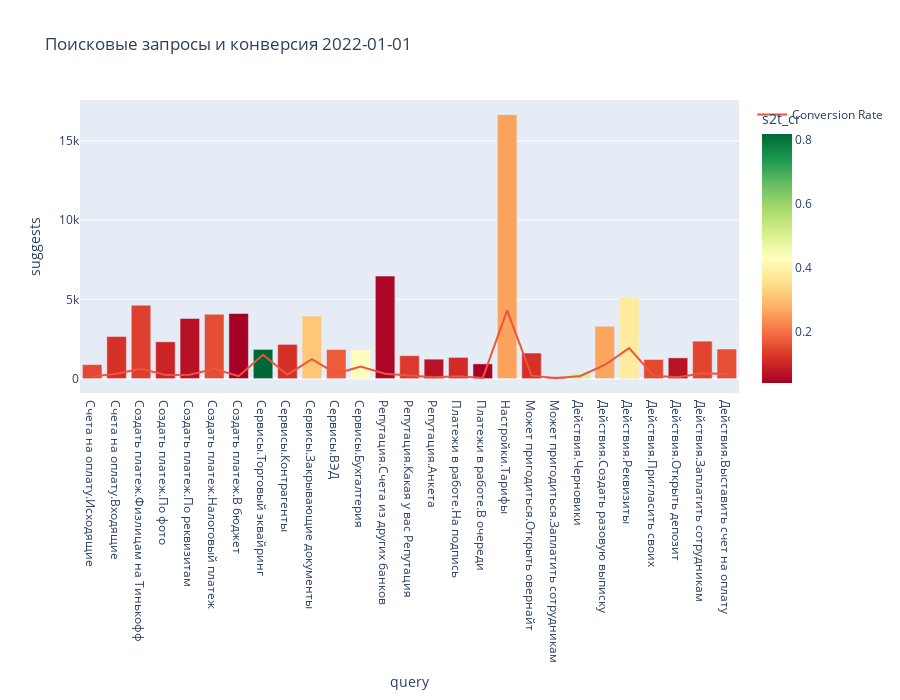
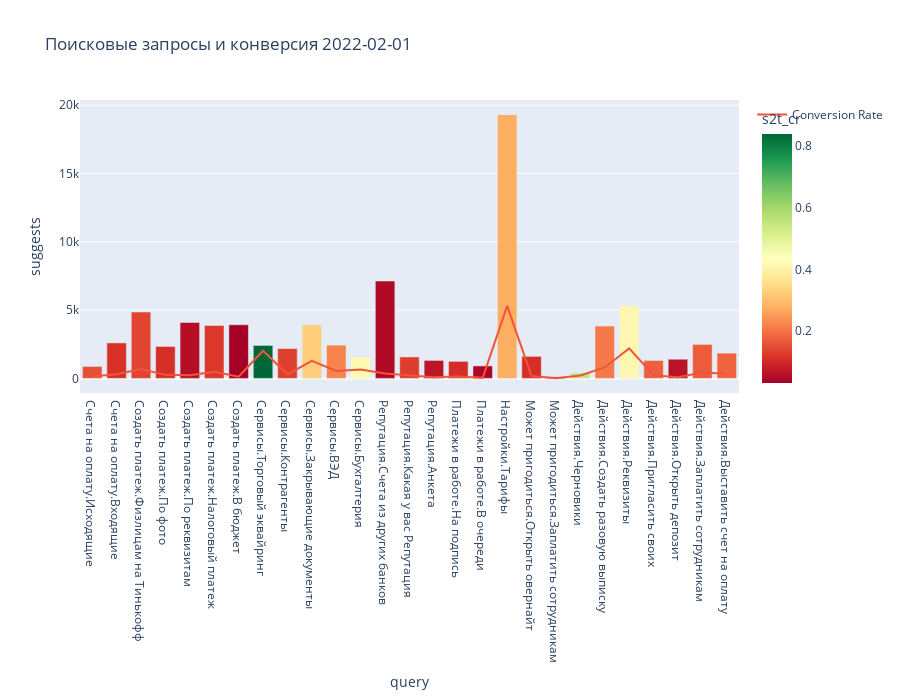
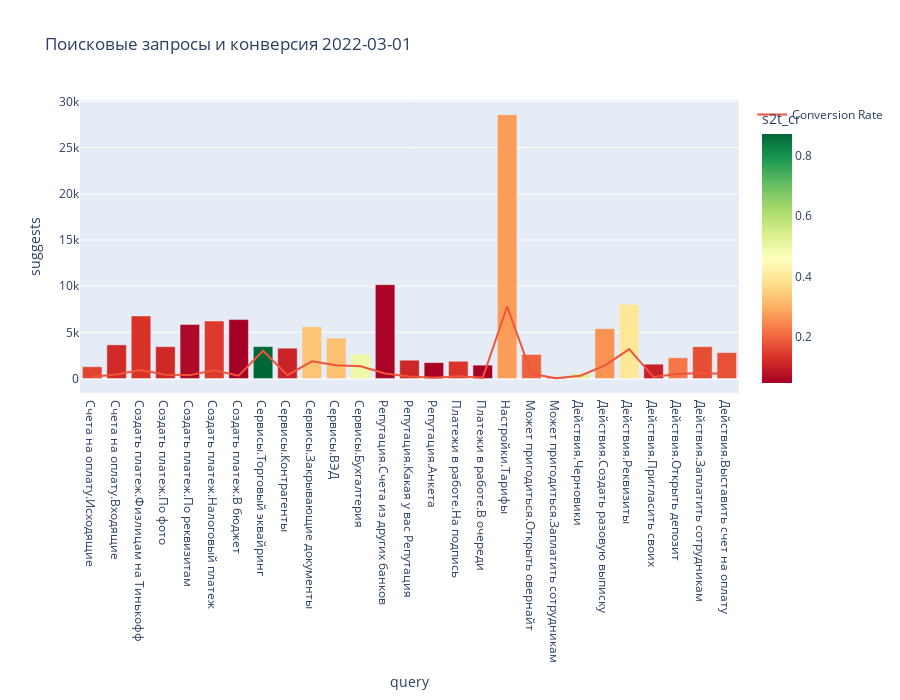
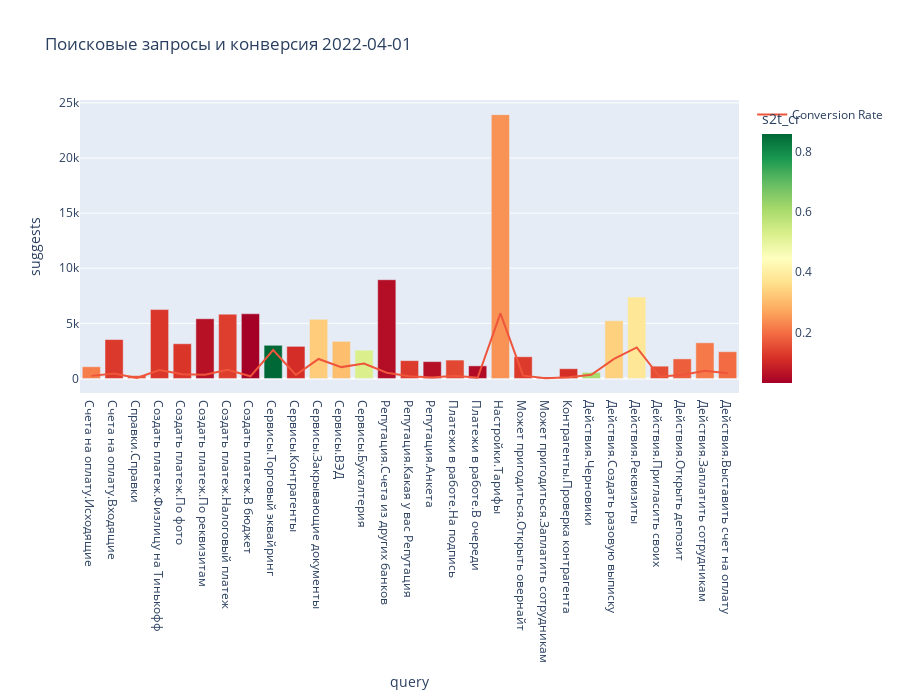

The code cell stored with these charts, in order, in its notebook:
### Code cell
for m in months:
    
    df_i = query[(query['month_dt']==m)&(query['suggests']>50)]
    
    fig = px.bar(df_i, x="query", y="suggests",
                 color="s2t_cr",
                 color_continuous_scale=px.colors.diverging.RdYlGn,
                 title="Поисковые запросы и конверсия"+" "+str(pd.Timestamp(m).date()),
                 height=700
                )

    fig.add_trace(
        go.Scatter(
            x=df_i["query"],
            y=df_i["taps"],
            name="Conversion Rate"
        ))

    fig.show()

### Figure 1 — Plotly figure (JSON) as saved in the notebook; plotly's stock layout.template omitted (floating-point values rounded to 4 significant figures)
{"data": [{"alignmentgroup": "True", "hovertemplate": "query=%{x}<br>suggests=%{y}<br>s2t_cr=%{marker.color}<extra></extra>", "legendgroup": "", "marker": {"color": [0.148, 0.1158, 0.1349, 0.09725, 0.06535, 0.1527, 0.03796, 0.8189, 0.1144, 0.3118, 0.174, 0.4222, 0.04852, 0.1278, 0.06753, 0.1075, 0.04189, 0.2586, 0.1164, 0.1371, 0.4955, 0.2615, 0.377, 0.1497, 0.06947, 0.1433, 0.1569], "coloraxis": "coloraxis", "pattern": {"shape": ""}}, "name": "", "offsetgroup": "", "orientation": "v", "showlegend": false, "textposition": "auto", "type": "bar", "x": ["Счета на оплату.Исходящие", "Счета на оплату.Входящие", "Создать платеж.Физлицам на Тинькофф", "Создать платеж.По фото", "Создать платеж.По реквизитам", "Создать платеж.Налоговый платеж", "Создать платеж.В бюджет", "Сервисы.Торговый эквайринг", "Сервисы.Контрагенты", "Сервисы.Закрывающие документы", "Сервисы.ВЭД", "Сервисы.Бухгалтерия", "Репутация.Счета из других банков", "Репутация.Какая у вас Репутация", "Репутация.Анкета", "Платежи в работе.На подпись", "Платежи в работе.В очереди", "Настройки.Тарифы", "Может пригодиться.Открыть овернайт", "Может пригодиться.Заплатить сотрудникам", "Действия.Черновики", "Действия.Создать разовую выписку", "Действия.Реквизиты", "Действия.Пригласить своих", "Действия.Открыть депозит", "Действия.Заплатить сотрудникам", "Действия.Выставить счет на оплату"], "xaxis": "x", "y": [885, 2660, 4633, 2324, 3795, 4061, 4110, 1844, 2160, 3945, 1839, 1819, 6472, 1448, 1229, 1339, 931, 16661, 1615, 124, 333, 3300, 5109, 1209, 1310, 2365, 1868], "yaxis": "y"}, {"name": "Conversion Rate", "type": "scatter", "x": ["Счета на оплату.Исходящие", "Счета на оплату.Входящие", "Создать платеж.Физлицам на Тинькофф", "Создать платеж.По фото", "Создать платеж.По реквизитам", "Создать платеж.Налоговый платеж", "Создать платеж.В бюджет", "Сервисы.Торговый эквайринг", "Сервисы.Контрагенты", "Сервисы.Закрывающие документы", "Сервисы.ВЭД", "Сервисы.Бухгалтерия", "Репутация.Счета из других банков", "Репутация.Какая у вас Репутация", "Репутация.Анкета", "Платежи в работе.На подпись", "Платежи в работе.В очереди", "Настройки.Тарифы", "Может пригодиться.Открыть овернайт", "Может пригодиться.Заплатить сотрудникам", "Действия.Черновики", "Действия.Создать разовую выписку", "Действия.Реквизиты", "Действия.Пригласить своих", "Действия.Открыть депозит", "Действия.Заплатить сотрудникам", "Действия.Выставить счет на оплату"], "y": [131, 308, 625, 226, 248, 620, 156, 1510, 247, 1230, 320, 768, 314, 185, 83, 144, 39, 4309, 188, 17, 165, 863, 1926, 181, 91, 339, 293]}], "layout": {"barmode": "relative", "coloraxis": {"colorbar": {"title": {"text": "s2t_cr"}}, "colorscale": [[0, "rgb(165,0,38)"], [0.1, "rgb(215,48,39)"], [0.2, "rgb(244,109,67)"], [0.3, "rgb(253,174,97)"], [0.4, "rgb(254,224,139)"], [0.5, "rgb(255,255,191)"], [0.6, "rgb(217,239,139)"], [0.7, "rgb(166,217,106)"], [0.8, "rgb(102,189,99)"], [0.9, "rgb(26,152,80)"], [1, "rgb(0,104,55)"]]}, "height": 700, "legend": {"tracegroupgap": 0}, "title": {"text": "Поисковые запросы и конверсия 2022-01-01"}, "xaxis": {"anchor": "y", "domain": [0, 1], "title": {"text": "query"}}, "yaxis": {"anchor": "x", "domain": [0, 1], "title": {"text": "suggests"}}}}

### Figure 2 — Plotly figure (JSON) as saved in the notebook; plotly's stock layout.template omitted (floating-point values rounded to 4 significant figures)
{"data": [{"alignmentgroup": "True", "hovertemplate": "query=%{x}<br>suggests=%{y}<br>s2t_cr=%{marker.color}<extra></extra>", "legendgroup": "", "marker": {"color": [0.1546, 0.1151, 0.1396, 0.1113, 0.05769, 0.1235, 0.03213, 0.8391, 0.1335, 0.3263, 0.2218, 0.419, 0.05066, 0.1305, 0.06758, 0.1084, 0.04376, 0.2751, 0.1091, 0.03571, 0.5516, 0.2092, 0.4133, 0.1752, 0.06481, 0.171, 0.1835], "coloraxis": "coloraxis", "pattern": {"shape": ""}}, "name": "", "offsetgroup": "", "orientation": "v", "showlegend": false, "textposition": "auto", "type": "bar", "x": ["Счета на оплату.Исходящие", "Счета на оплату.Входящие", "Создать платеж.Физлицам на Тинькофф", "Создать платеж.По фото", "Создать платеж.По реквизитам", "Создать платеж.Налоговый платеж", "Создать платеж.В бюджет", "Сервисы.Торговый эквайринг", "Сервисы.Контрагенты", "Сервисы.Закрывающие документы", "Сервисы.ВЭД", "Сервисы.Бухгалтерия", "Репутация.Счета из других банков", "Репутация.Какая у вас Репутация", "Репутация.Анкета", "Платежи в работе.На подпись", "Платежи в работе.В очереди", "Настройки.Тарифы", "Может пригодиться.Открыть овернайт", "Может пригодиться.Заплатить сотрудникам", "Действия.Черновики", "Действия.Создать разовую выписку", "Действия.Реквизиты", "Действия.Пригласить своих", "Действия.Открыть депозит", "Действия.Заплатить сотрудникам", "Действия.Выставить счет на оплату"], "xaxis": "x", "y": [873, 2598, 4858, 2336, 4091, 3878, 3921, 2412, 2188, 3923, 2435, 1561, 7126, 1571, 1317, 1245, 914, 19301, 1613, 112, 397, 3829, 5304, 1313, 1404, 2486, 1847], "yaxis": "y"}, {"name": "Conversion Rate", "type": "scatter", "x": ["Счета на оплату.Исходящие", "Счета на оплату.Входящие", "Создать платеж.Физлицам на Тинькофф", "Создать платеж.По фото", "Создать платеж.По реквизитам", "Создать платеж.Налоговый платеж", "Создать платеж.В бюджет", "Сервисы.Торговый эквайринг", "Сервисы.Контрагенты", "Сервисы.Закрывающие документы", "Сервисы.ВЭД", "Сервисы.Бухгалтерия", "Репутация.Счета из других банков", "Репутация.Какая у вас Репутация", "Репутация.Анкета", "Платежи в работе.На подпись", "Платежи в работе.В очереди", "Настройки.Тарифы", "Может пригодиться.Открыть овернайт", "Может пригодиться.Заплатить сотрудникам", "Действия.Черновики", "Действия.Создать разовую выписку", "Действия.Реквизиты", "Действия.Пригласить своих", "Действия.Открыть депозит", "Действия.Заплатить сотрудникам", "Действия.Выставить счет на оплату"], "y": [135, 299, 678, 260, 236, 479, 126, 2024, 292, 1280, 540, 654, 361, 205, 89, 135, 40, 5310, 176, 4, 219, 801, 2192, 230, 91, 425, 339]}], "layout": {"barmode": "relative", "coloraxis": {"colorbar": {"title": {"text": "s2t_cr"}}, "colorscale": [[0, "rgb(165,0,38)"], [0.1, "rgb(215,48,39)"], [0.2, "rgb(244,109,67)"], [0.3, "rgb(253,174,97)"], [0.4, "rgb(254,224,139)"], [0.5, "rgb(255,255,191)"], [0.6, "rgb(217,239,139)"], [0.7, "rgb(166,217,106)"], [0.8, "rgb(102,189,99)"], [0.9, "rgb(26,152,80)"], [1, "rgb(0,104,55)"]]}, "height": 700, "legend": {"tracegroupgap": 0}, "title": {"text": "Поисковые запросы и конверсия 2022-02-01"}, "xaxis": {"anchor": "y", "domain": [0, 1], "title": {"text": "query"}}, "yaxis": {"anchor": "x", "domain": [0, 1], "title": {"text": "suggests"}}}}

### Figure 3 — Plotly figure (JSON) as saved in the notebook; plotly's stock layout.template omitted (floating-point values rounded to 4 significant figures)
{"data": [{"alignmentgroup": "True", "hovertemplate": "query=%{x}<br>suggests=%{y}<br>s2t_cr=%{marker.color}<extra></extra>", "legendgroup": "", "marker": {"color": [0.1548, 0.1183, 0.1339, 0.1154, 0.06265, 0.1434, 0.04717, 0.8718, 0.1079, 0.3311, 0.3265, 0.4974, 0.0541, 0.114, 0.04991, 0.1348, 0.05041, 0.2728, 0.1978, 0.1097, 0.5297, 0.26, 0.3956, 0.1024, 0.2232, 0.1696, 0.174], "coloraxis": "coloraxis", "pattern": {"shape": ""}}, "name": "", "offsetgroup": "", "orientation": "v", "showlegend": false, "textposition": "auto", "type": "bar", "x": ["Счета на оплату.Исходящие", "Счета на оплату.Входящие", "Создать платеж.Физлицам на Тинькофф", "Создать платеж.По фото", "Создать платеж.По реквизитам", "Создать платеж.Налоговый платеж", "Создать платеж.В бюджет", "Сервисы.Торговый эквайринг", "Сервисы.Контрагенты", "Сервисы.Закрывающие документы", "Сервисы.ВЭД", "Сервисы.Бухгалтерия", "Репутация.Счета из других банков", "Репутация.Какая у вас Репутация", "Репутация.Анкета", "Платежи в работе.На подпись", "Платежи в работе.В очереди", "Настройки.Тарифы", "Может пригодиться.Открыть овернайт", "Может пригодиться.Заплатить сотрудникам", "Действия.Черновики", "Действия.Создать разовую выписку", "Действия.Реквизиты", "Действия.Пригласить своих", "Действия.Открыть депозит", "Действия.Заплатить сотрудникам", "Действия.Выставить счет на оплату"], "xaxis": "x", "y": [1273, 3644, 6773, 3448, 5858, 6228, 6381, 3456, 3281, 5617, 4389, 2650, 10166, 1983, 1723, 1870, 1448, 28576, 2603, 155, 555, 5397, 8039, 1552, 2245, 3449, 2804], "yaxis": "y"}, {"name": "Conversion Rate", "type": "scatter", "x": ["Счета на оплату.Исходящие", "Счета на оплату.Входящие", "Создать платеж.Физлицам на Тинькофф", "Создать платеж.По фото", "Создать платеж.По реквизитам", "Создать платеж.Налоговый платеж", "Создать платеж.В бюджет", "Сервисы.Торговый эквайринг", "Сервисы.Контрагенты", "Сервисы.Закрывающие документы", "Сервисы.ВЭД", "Сервисы.Бухгалтерия", "Репутация.Счета из других банков", "Репутация.Какая у вас Репутация", "Репутация.Анкета", "Платежи в работе.На подпись", "Платежи в работе.В очереди", "Настройки.Тарифы", "Может пригодиться.Открыть овернайт", "Может пригодиться.Заплатить сотрудникам", "Действия.Черновики", "Действия.Создать разовую выписку", "Действия.Реквизиты", "Действия.Пригласить своих", "Действия.Открыть депозит", "Действия.Заплатить сотрудникам", "Действия.Выставить счет на оплату"], "y": [197, 431, 907, 398, 367, 893, 301, 3013, 354, 1860, 1433, 1318, 550, 226, 86, 252, 73, 7795, 515, 17, 294, 1403, 3180, 159, 501, 585, 488]}], "layout": {"barmode": "relative", "coloraxis": {"colorbar": {"title": {"text": "s2t_cr"}}, "colorscale": [[0, "rgb(165,0,38)"], [0.1, "rgb(215,48,39)"], [0.2, "rgb(244,109,67)"], [0.3, "rgb(253,174,97)"], [0.4, "rgb(254,224,139)"], [0.5, "rgb(255,255,191)"], [0.6, "rgb(217,239,139)"], [0.7, "rgb(166,217,106)"], [0.8, "rgb(102,189,99)"], [0.9, "rgb(26,152,80)"], [1, "rgb(0,104,55)"]]}, "height": 700, "legend": {"tracegroupgap": 0}, "title": {"text": "Поисковые запросы и конверсия 2022-03-01"}, "xaxis": {"anchor": "y", "domain": [0, 1], "title": {"text": "query"}}, "yaxis": {"anchor": "x", "domain": [0, 1], "title": {"text": "suggests"}}}}

### Figure 4 — Plotly figure (JSON) as saved in the notebook; plotly's stock layout.template omitted (floating-point values rounded to 4 significant figures)
{"data": [{"alignmentgroup": "True", "hovertemplate": "query=%{x}<br>suggests=%{y}<br>s2t_cr=%{marker.color}<extra></extra>", "legendgroup": "", "marker": {"color": [0.2197, 0.1281, 0.1622, 0.1235, 0.1222, 0.06295, 0.1352, 0.03341, 0.8574, 0.1105, 0.3294, 0.3062, 0.5243, 0.05806, 0.1293, 0.06082, 0.1475, 0.05249, 0.2467, 0.1305, 0.07519, 0.1131, 0.6029, 0.3377, 0.3815, 0.1549, 0.1785, 0.2135, 0.1951], "coloraxis": "coloraxis", "pattern": {"shape": ""}}, "name": "", "offsetgroup": "", "orientation": "v", "showlegend": false, "textposition": "auto", "type": "bar", "x": ["Счета на оплату.Исходящие", "Счета на оплату.Входящие", "Справки.Справки", "Создать платеж.Физлицу на Тинькофф", "Создать платеж.По фото", "Создать платеж.По реквизитам", "Создать платеж.Налоговый платеж", "Создать платеж.В бюджет", "Сервисы.Торговый эквайринг", "Сервисы.Контрагенты", "Сервисы.Закрывающие документы", "Сервисы.ВЭД", "Сервисы.Бухгалтерия", "Репутация.Счета из других банков", "Репутация.Какая у вас Репутация", "Репутация.Анкета", "Платежи в работе.На подпись", "Платежи в работе.В очереди", "Настройки.Тарифы", "Может пригодиться.Открыть овернайт", "Может пригодиться.Заплатить сотрудникам", "Контрагенты.Проверка контрагента", "Действия.Черновики", "Действия.Создать разовую выписку", "Действия.Реквизиты", "Действия.Пригласить своих", "Действия.Открыть депозит", "Действия.Заплатить сотрудникам", "Действия.Выставить счет на оплату"], "xaxis": "x", "y": [1065, 3529, 259, 6251, 3150, 5417, 5836, 5866, 3009, 2915, 5364, 3364, 2567, 8957, 1617, 1529, 1668, 1143, 23932, 1970, 133, 884, 549, 5232, 7382, 1117, 1776, 3236, 2425], "yaxis": "y"}, {"name": "Conversion Rate", "type": "scatter", "x": ["Счета на оплату.Исходящие", "Счета на оплату.Входящие", "Справки.Справки", "Создать платеж.Физлицу на Тинькофф", "Создать платеж.По фото", "Создать платеж.По реквизитам", "Создать платеж.Налоговый платеж", "Создать платеж.В бюджет", "Сервисы.Торговый эквайринг", "Сервисы.Контрагенты", "Сервисы.Закрывающие документы", "Сервисы.ВЭД", "Сервисы.Бухгалтерия", "Репутация.Счета из других банков", "Репутация.Какая у вас Репутация", "Репутация.Анкета", "Платежи в работе.На подпись", "Платежи в работе.В очереди", "Настройки.Тарифы", "Может пригодиться.Открыть овернайт", "Может пригодиться.Заплатить сотрудникам", "Контрагенты.Проверка контрагента", "Действия.Черновики", "Действия.Создать разовую выписку", "Действия.Реквизиты", "Действия.Пригласить своих", "Действия.Открыть депозит", "Действия.Заплатить сотрудникам", "Действия.Выставить счет на оплату"], "y": [234, 452, 42, 772, 385, 341, 789, 196, 2580, 322, 1767, 1030, 1346, 520, 209, 93, 246, 60, 5905, 257, 10, 100, 331, 1767, 2816, 173, 317, 691, 473]}], "layout": {"barmode": "relative", "coloraxis": {"colorbar": {"title": {"text": "s2t_cr"}}, "colorscale": [[0, "rgb(165,0,38)"], [0.1, "rgb(215,48,39)"], [0.2, "rgb(244,109,67)"], [0.3, "rgb(253,174,97)"], [0.4, "rgb(254,224,139)"], [0.5, "rgb(255,255,191)"], [0.6, "rgb(217,239,139)"], [0.7, "rgb(166,217,106)"], [0.8, "rgb(102,189,99)"], [0.9, "rgb(26,152,80)"], [1, "rgb(0,104,55)"]]}, "height": 700, "legend": {"tracegroupgap": 0}, "title": {"text": "Поисковые запросы и конверсия 2022-04-01"}, "xaxis": {"anchor": "y", "domain": [0, 1], "title": {"text": "query"}}, "yaxis": {"anchor": "x", "domain": [0, 1], "title": {"text": "suggests"}}}}
